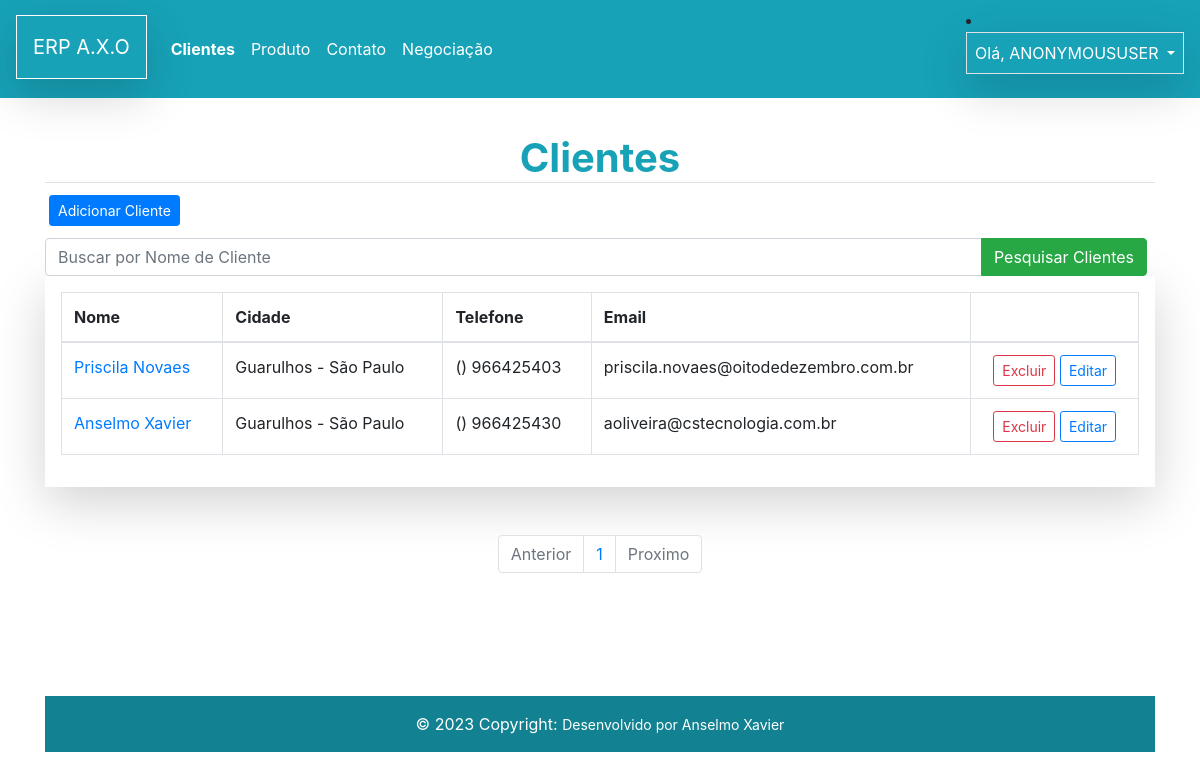
/customer/list/, run on the app's committed database.
### customer/models.py (models this page shows, shortened)
class Customer(models.Model):
    first_name = models.CharField( max_length=30)
    last_name = models.CharField( max_length=50)
    email = models.EmailField()
    bird_date = models.DateField()
    area_code = models.CharField(max_length=3)
    phone_number = models.CharField(max_length=9)
    country = models.CharField(max_length=30)
    state = models.CharField(max_length=30)
    city = models.CharField(max_length=30)
    create_date = models.DateTimeField(auto_now_add=True)
    update_date = models.DateTimeField(auto_now=True)
    active = models.BooleanField(default=True)
    def get_full_phone_number(self):
        return f'({self.area_code}) {self.phone_number}'
    def get_full_name(self):
        return f'{self.first_name} {self.last_name}'
    def get_full_city(self):
        return f'{self.city} - {self.state}'
    def get_absolute_url(self):
        return reverse("customer:update", kwargs={"id": self.id})
    def get_delete_url(self):
        return reverse("customer:delete", kwargs={"id": self.id})
    class Meta:
        db_table = "customer"

### customer/views.py (the view)
# urls.py: path('list/', ListCustomer.as_view(), name='list'),
class ListCustomer(ListView):
    template_name = "customer/customer_list.html"
    paginate_by = 10
    model = Customer
    context_object_name = 'customers'
    def get_queryset(self):
        retorno_pesquisa = self.request.GET.get('pesquisa_name')
        if retorno_pesquisa:
            customers = self.model.objects.filter(
               Q(first_name__icontains=retorno_pesquisa) |
               Q(last_name__icontains=retorno_pesquisa)
               )
        else:
            customers = self.model.objects.all()
        return customers

### customer/templates/customer/customer_list.html (shortened to what this page needs)
{% extends "model-page.html" %}
{% block content %}
  <h1 class='text-center text-info border-bottom'><strong>Clientes</strong></h1>
  <div class="d-grid gap-3 p-1 d-md-flex justify-content-md-start ">
  <a href='{% url "customer:create" %}'>
  <button class="btn btn-primary btn-sm" type="button">Adicionar Cliente</button>
  </a>
</div>
<form>
<div class="input-group mt-2">
  <input type="text" name='pesquisa_name' class="form-control" placeholder="Buscar por Nome de Cliente">
  <div class="input-group-append mr-2">
    <button class="btn btn-success btn" type="submit">Pesquisar Clientes</button>
  </div>
</div>
</form>
<div class="table-responsive shadow-lg p-3 mb-5  ">
<table class="table  table-hover table-bordered ">
  <thead>
    <tr>
      <th scope="col">Nome</th>
      <th scope="col">Cidade</th>
      <th scope="col">Telefone</th>
      <th scope="col">Email</th>
      <th scope="col"></th>
    </tr>
  </thead>
  <tbody>
   {% for customer in customers %}
    <tr class="bg-Secondary">
      <td><a href='{{ customer.get_absolute_url }}'>{{ customer.get_full_name}}</a></td>
      <td >{{ customer.get_full_city}}</td>
      <td>{{ customer.get_full_phone_number}}</td>
      <td >{{ customer.email}}</td>
        <td class='text-center'>
          <button type="button" class="btn btn-sm btn-outline-danger" data-toggle="modal" data-target="#modal{{ customer.id }}" >Excluir</button>
          <a href='{{ customer.get_absolute_url }}  '>
            <button type="button" class="btn btn-sm btn-outline-primary">Editar</button></a>
          </td>
    </tr>
    {% endfor %}
  </tbody>
</table>
</div>
{% include "paginacao.html" %}
{% endblock  %}

### core/templates/model-page.html (style rules this page uses)
html,body { height:100%; }

### data on the page
Customer: get_full_name "Priscila Novaes", get_full_city "Guarulhos - São Paulo", get_full_phone_number "() 966425403", email "priscila.novaes@oitodedezembro.com.br"
Customer: get_full_name "Anselmo Xavier", get_full_city "Guarulhos - São Paulo", get_full_phone_number "() 966425430", email "aoliveira@cstecnologia.com.br"

### other printed values
{{ request.user|upper }} "ANONYMOUSUSER"
